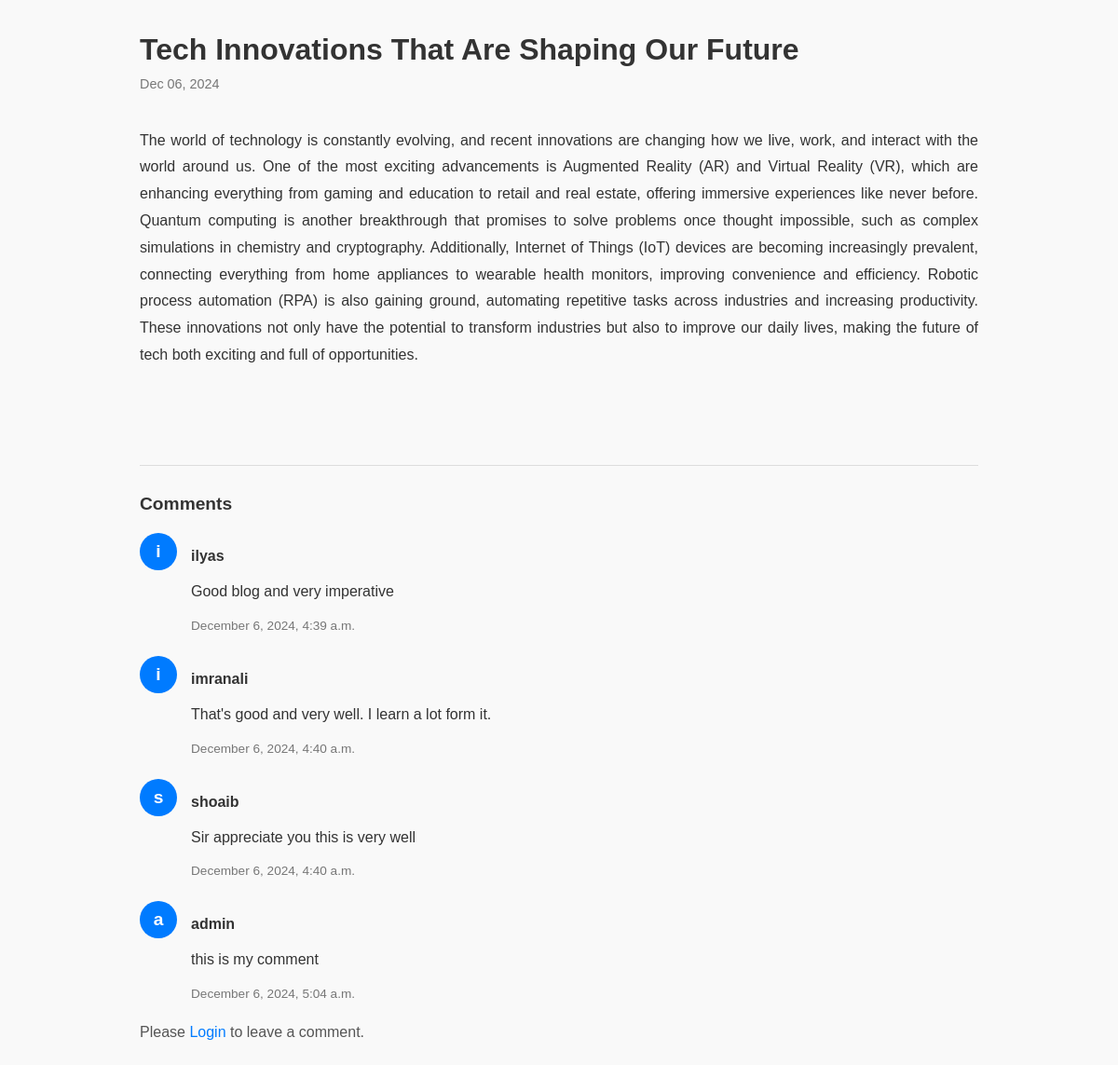
The page /blog_detail/7 on the database its author committed.
### BlogApp/models.py (models this page shows, shortened)
class Blog(models.Model):
    title = models.CharField(max_length=200, unique=True)
    content = models.TextField()
    image = models.ImageField(upload_to="blog_image/", blank=True)
    upload_at = models.DateField(auto_now_add=True)

class Comment(models.Model):
    user = models.ForeignKey(User, on_delete=models.CASCADE)
    blog = models.ForeignKey(Blog, on_delete=models.CASCADE, related_name='comments')
    content = models.TextField(blank=True)
    created_at = models.DateTimeField(auto_now_add=True)
    upated_at = models.DateField(auto_now=True)

### BlogApp/views.py (the view)
# urls.py: path('blog_detail/<int:blog_id>', views.blog_detail, name='blog_detail'),
def blog_detail(request, blog_id):
    blog = models.Blog.objects.get(id=blog_id)
    if request.method == 'POST':
        content = request.POST.get('content','')
        models.Comment.objects.create(user = request.user, blog = blog, content = content)
    context = {
        'blog': blog,
    }
    return render(request, 'blog_detail.html', context)

### templates/blog_detail.html (shortened to what this page needs)
<!DOCTYPE html>
<html lang="en">
<head>
</head>
<body>
    <div class="blog-container">
        <div class="blog-header">
            <h1 class="blog-title">{{ blog.title }}</h1>
            <p class="blog-date">{{ blog.upload_at|date:"M d, Y" }}</p>
        </div>
        <div class="blog-content">
            <div class="blog-text">
                <p>{{ blog.content }}</p>
            </div>
        </div>
        <hr>
        <div class="comments-section">
            <h2 class="comments-header"> Comments</h2>
            {% for comment in blog.comments.all %}
            <div class="comment-item">
                <div class="comment-icon">
                    {{ comment.user.username|slice:":1" }}
                </div>
                <div class="comment-content">
                    <p class="comment-author">{{ comment.user.username }}</p>
                    <p class="comment-text">{{ comment.content }}</p>
                    <p class="comment-date"> {{ comment.created_at|date:"F j, Y, g:i a" }}</p>
                </div>
            </div>
            {% empty %}
            <p>No comments yet. Be the first to comment!</p>
            {% endfor %}
        </div>
        {% if user.is_authenticated %}
        <form method="POST">
            {% csrf_token %}
            <div class="comment-form">
                <textarea name="content" id="content" class="comment-textarea" placeholder="Write your comment here..."></textarea>
                <button type="submit" class="comment-submit">Post Comment</button>
            </div>
        </form>
        {% else %}
        <div class="auth-message">
            Please <a href="{% url 'login_view' %}" class="auth-link">Login</a> to leave a comment.
        </div>
        {% endif %}
    </div>
</body>
</html>

### templates/blog_detail.html (style rules this page uses)
body { font-family: Arial, sans-serif; margin: 0; padding: 0; background-color: #f9f9f9; color: #333; }
.blog-container { width: 80%; max-width: 900px; margin: 20px auto; padding: 15px; }
.blog-header { text-align: left; margin-bottom: 10px; }
.blog-title { font-size: 2rem; margin: 0; color: #333; text-align: left; }
.blog-date { font-size: 0.9rem; color: #777; margin: 10px 5px -45px 0; text-align: left; }
.blog-content { margin-top: 0; }
.blog-text { font-size: 1rem; line-height: 1.8; white-space: pre-wrap; word-wrap: break-word; text-align: justify; }
hr { border: none; border-top: 1px solid #ddd; margin: 30px 0; }
.comments-section { margin-top: 30px; }
.comments-header { font-size: 1.2rem; margin-bottom: 20px; color: #333; }
.comment-item { display: flex; gap: 15px; margin-bottom: 20px; }
.comment-icon { flex-shrink: 0; width: 40px; height: 40px; border-radius: 50%; background-color: #007bff; color: #fff; display: flex; justify-content: center; align-items: center; font-size: 1.2rem; font-weight: bold; }
.comment-content { flex: 1; }
.comment-author { font-weight: bold; color: #333; }
.comment-date { font-size: 0.85rem; color: #777; margin-bottom: 5px; }
.comment-text { font-size: 1rem; line-height: 1.6; }
.auth-message { margin-top: 20px; font-size: 1rem; color: #555; }
.auth-link { color: #007bff; text-decoration: none; }

### rows shown on the page
Blog: title "Tech Innovations That Are Shaping Our Future", upload_at "Dec 06, 2024", content "The world of technology is constantly evolving, and recent innovations are changing how we live, work, and interact with the world around us. One of the most exciting advancements is Augmented Reality (AR) and Virtual Reality (VR), which are enhancing everything from gaming and education to retail and real estate, offering immersive experiences like never before. Quantum computing is another breakthrough that promises to solve problems once thought impossible, such as complex simulations in chemistry and cryptography. Additionally, Internet of Things (IoT) devices are becoming increasingly prevalent, connecting everything from home appliances to wearable health monitors, improving…"
Comment: user.username "i", user.username "ilyas", content "Good blog and very imperative", created_at "December 6, 2024, 4:39 a.m."
Comment: user.username "i", user.username "imranali", content "That's good and very well. I learn a lot form it.", created_at "December 6, 2024, 4:40 a.m."
Comment: user.username "s", user.username "shoaib", content "Sir appreciate you this is very well", created_at "December 6, 2024, 4:40 a.m."
Comment: user.username "a", user.username "admin", content "this is my comment", created_at "December 6, 2024, 5:04 a.m."
